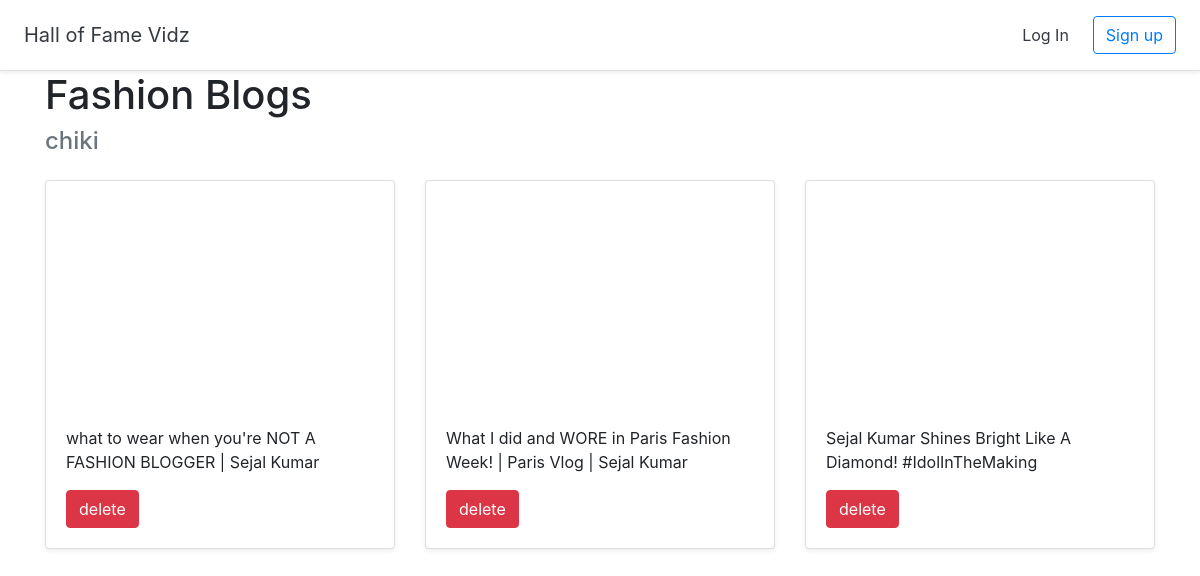
Page /halloffame/4 on the committed database.
### halls/models.py (models this page shows, shortened)
class Hall(models.Model):
    title = models.CharField(max_length=200)
    user = models.ForeignKey(User,on_delete=models.CASCADE)

class Video(models.Model):
    title = models.CharField(max_length=200)
    url = models.URLField()
    youtube_id = models.CharField(max_length=200)
    hall = models.ForeignKey(Hall,on_delete=models.CASCADE)

### halls/views.py (the view)
# urls.py: path('halloffame/<int:pk>',views.DetailHall.as_view(),name='detail_hall'),
class DetailHall(generic.DetailView):
    model = Hall
    template_name = 'halls/detail_hall.html'

### halls/templates/halls/detail_hall.html (shortened to what this page needs)
{%extends 'halls/base.html'%}
{%block content%}
<div class="container">
<h1>{{hall.title}}</h1>
<h4 class="text-muted">{{hall.user.username}}</h4>
    <div class="row">
        {%for video in hall.video_set.all%}
    <div class="col-md-4 mt-3">
    <div class="card mb-4 shadow-sm">
              <iframe width="100%" height="225" src="https://www.youtube.com/embed/{{video.youtube_id}}" frameborder="0" allow="accelerometer; autoplay; encrypted-media; gyroscope; picture-in-picture" allowfullscreen>
             </iframe>
              <div class="card-body"><p class="card-text">{{video.title}}</p>
                  <a href="{%url 'delete_video' video.id%}" class="btn btn-danger">delete</a>
             </div></div></div>
        {%endfor%}
</div>
{%endblock%}

### rows in the picture
Hall: title "Fashion Blogs", user.username "chiki"
Video: title "what to wear when you're NOT A FASHION BLOGGER | Sejal Kumar"
Video: title "What I did and WORE in Paris Fashion Week! | Paris Vlog | Sejal Kumar"
Video: title "Sejal Kumar Shines Bright Like A Diamond! #IdolInTheMaking"
